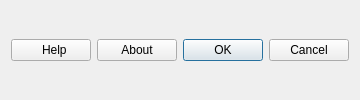
    <widget class="QWidget" name="control_widget" native="true">
     <property name="sizePolicy">
      <sizepolicy hsizetype="Preferred" vsizetype="Fixed">
       <horstretch>0</horstretch>
       <verstretch>0</verstretch>
      </sizepolicy>
     </property>
     <layout class="QHBoxLayout" name="horizontalLayout_8">
      <item>
       <widget class="QPushButton" name="help_button">
        <property name="sizePolicy">
         <sizepolicy hsizetype="Fixed" vsizetype="Fixed">
          <horstretch>0</horstretch>
          <verstretch>0</verstretch>
         </sizepolicy>
        </property>
        <property name="text">
         <string>  Help</string>
        </property>
        <property name="icon">
         <iconset resource="resources.qrc">
          <normaloff>:/plugins/OhsomeQgis/img/icon_help.png</normaloff>:/plugins/OhsomeQgis/img/icon_help.png</iconset>
        </property>
       </widget>
      </item>
      <item>
       <widget class="QPushButton" name="about_button">
        <property name="text">
         <string>About</string>
        </property>
        <property name="icon">
         <iconset resource="resources.qrc">
          <normaloff>:/plugins/OhsomeQgis/img/icon_about.png</normaloff>:/plugins/OhsomeQgis/img/icon_about.png</iconset>
        </property>
       </widget>
      </item>
      <item>
       <widget class="QDialogButtonBox" name="global_buttons">
        <property name="enabled">
         <bool>true</bool>
        </property>
        <property name="orientation">
         <enum>Qt::Horizontal</enum>
        </property>
        <property name="standardButtons">
         <set>QDialogButtonBox::Cancel|QDialogButtonBox::Ok</set>
        </property>
       </widget>
      </item>
     </layout>
    </widget>
